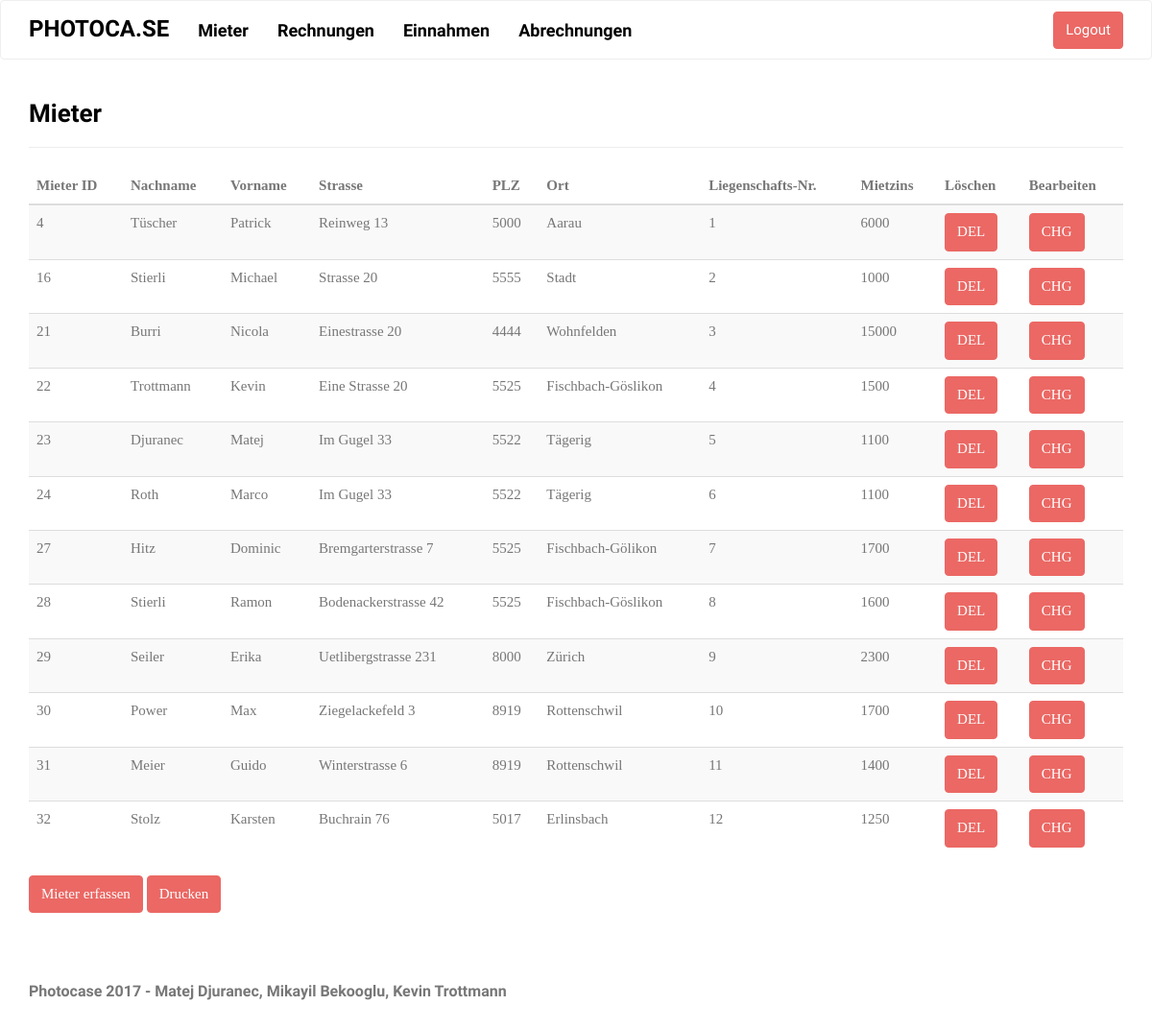
Page /view/mieter.php (signed in) on the committed database.
### tables this page shows
CREATE TABLE `mieter` (
  `ID` int(11) NOT NULL,
  `Nachname` varchar(32) DEFAULT NULL,
  `Vorname` varchar(32) DEFAULT NULL,
  `Strasse` varchar(32) DEFAULT NULL,
  `PLZ` int(4) DEFAULT NULL,
  `Ort` varchar(32) DEFAULT NULL,
  `Liegenschaft` int(3) DEFAULT NULL,
  `Mietzins` double DEFAULT NULL
);

### view/mieter.php (the view, shortened to what this page needs)
<!DOCTYPE html>
<html>
<?php
include "header.php";
include "db.connection.php";
?>
<body>
<div class="container">
    <div class="page-header">
        <h3>Mieter</h3></div>
    <div class="table-responsive">
        <table class="table table-striped">
            <thead>
            <tr>
                <th>Mieter ID</th>
                <th>Nachname</th>
                <th>Vorname</th>
                <th>Strasse</th>
                <th>PLZ</th>
                <th>Ort</th>
                <th>Liegenschafts-Nr.</th>
                <th>Mietzins</th>
                <th>Löschen</th>
                <th>Bearbeiten</th>
            </tr>
            </thead>
            <tbody>
            <?php
            $res_mieter = mysqli_query($link, "SELECT * FROM mieter");
            while ($datensatz = mysqli_fetch_assoc($res_mieter)) {
                echo "<tr><td>" . $datensatz["ID"] . "</td>";
                echo "<td>" . $datensatz["Nachname"] . "</td>";
                echo "<td>" . $datensatz["Vorname"] . "</td>";
                echo "<td>" . $datensatz["Strasse"] . "</td>";
                echo "<td>" . $datensatz["PLZ"] . "</td>";
                echo "<td>" . $datensatz["Ort"] . "</td>";
                echo "<td>" . $datensatz["Liegenschaft"] . "</td>";
                echo "<td>" . $datensatz["Mietzins"] . "</td>";
                echo "<td><form action='db_del_mieter.php' method='POST'/><input type='submit' class='btn btn-primary' name='löschen' value='DEL'> <input type='hidden' name='ID' value='" . $datensatz["ID"] . "'></form></td>";
                echo "<td><form action='db_chg_mieter.php' method='POST'/><input type='submit' class='btn btn-primary' name='bearbeiten' value='CHG'> <input type='hidden' name='ID' value='" . $datensatz["ID"] . "'></form></td></tr>";
            }
            ?>
            </tbody>
        </table>
        <a href="form_neuermieter.php" class="btn btn-primary" type="button"> Mieter erfassen </a>
		<a href="pdfgeneratormieter.php" target="_blank" class="btn btn-primary">Drucken</a>
    </div>
</div>
</body>
<?php include "footer.php"; ?>
</html>

### view/header.php (shortened to what this page needs)
<head>
    <link rel="stylesheet" href="assets/bootstrap/css/welcome.bootstrap.min.css">
    <link rel="stylesheet" href="assets/css/user.css">
    <nav class="navbar navbar-default">
        <div class="container">
            <div class="navbar-header"><a class="navbar-brand" href="welcome.php">Photoca.se </a>
            </div>
            <div class="collapse navbar-collapse" id="navcol-1">
                <ul class="nav navbar-nav">
                    <li role="presentation"><a href="mieter.php">Mieter</a></li>
                    <li role="presentation"><a href="rechnungen.php">Rechnungen</a></li>
                    <li role="presentation"><a href="einnahmen.php">Einnahmen</a></li>
                    <li role="presentation"><a href="abrechnungen.php">Abrechnungen</a></li>
                </ul>
                <a href="https://www.photoca.se/view/logout.php" class="btn btn-primary navbar-btn navbar-right"
                   type="button">Logout</a>
            </div>
        </div>
    </nav>
</head>

### view/footer.php (shortened to what this page needs)
<footer class="site-footer">
        <div class="container">
            <div class="row">
                <div class="col-sm-6">
                    <h5>Photocase 2017 - Matej Djuranec, Mikayil Bekooglu, Kevin Trottmann</h5></div>
            </div>
        </div>
</footer>

### view/assets/css/user.css (style rules this page uses)
nav.navbar.navbar-default { margin-bottom:0px; }
.navbar .navbar-brand { font-size:24px; line-height:18px; }
.site-footer { padding:20px 0; text-align:center; }
@media (min-width:768px) { .site-footer h5 { text-align:left; } }
.site-footer h5 { color:inherit; font-size:16px; }

### rows in the picture
mieter: ID "4", Nachname "Tüscher", Vorname "Patrick", Strasse "Reinweg 13", PLZ "5000", Ort "Aarau", Liegenschaft "1", Mietzins "6000"
mieter: ID "16", Nachname "Stierli", Vorname "Michael", Strasse "Strasse 20", PLZ "5555", Ort "Stadt", Liegenschaft "2", Mietzins "1000"
mieter: ID "21", Nachname "Burri", Vorname "Nicola", Strasse "Einestrasse 20", PLZ "4444", Ort "Wohnfelden", Liegenschaft "3", Mietzins "15000"
mieter: ID "22", Nachname "Trottmann", Vorname "Kevin", Strasse "Eine Strasse 20", PLZ "5525", Ort "Fischbach-Göslikon", Liegenschaft "4", Mietzins "1500"
mieter: ID "23", Nachname "Djuranec", Vorname "Matej", Strasse "Im Gugel 33", PLZ "5522", Ort "Tägerig", Liegenschaft "5", Mietzins "1100"
mieter: ID "24", Nachname "Roth", Vorname "Marco", Strasse "Im Gugel 33", PLZ "5522", Ort "Tägerig", Liegenschaft "6", Mietzins "1100"
mieter: ID "27", Nachname "Hitz", Vorname "Dominic", Strasse "Bremgarterstrasse 7", PLZ "5525", Ort "Fischbach-Gölikon", Liegenschaft "7", Mietzins "1700"
mieter: ID "28", Nachname "Stierli", Vorname "Ramon", Strasse "Bodenackerstrasse 42", PLZ "5525", Ort "Fischbach-Göslikon", Liegenschaft "8", Mietzins "1600"
mieter: ID "29", Nachname "Seiler", Vorname "Erika", Strasse "Uetlibergstrasse 231", PLZ "8000", Ort "Zürich", Liegenschaft "9", Mietzins "2300"
mieter: ID "30", Nachname "Power", Vorname "Max", Strasse "Ziegelackefeld 3", PLZ "8919", Ort "Rottenschwil", Liegenschaft "10", Mietzins "1700"
mieter: ID "31", Nachname "Meier", Vorname "Guido", Strasse "Winterstrasse 6", PLZ "8919", Ort "Rottenschwil", Liegenschaft "11", Mietzins "1400"
mieter: ID "32", Nachname "Stolz", Vorname "Karsten", Strasse "Buchrain 76", PLZ "5017", Ort "Erlinsbach", Liegenschaft "12", Mietzins "1250"
